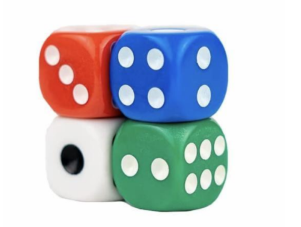
#> input picture image23.png, 301 x 227 px, found by its file name
$ python actividad3.py
#> lines starting #> are read from the running program, lines starting #| are printed output that depends on the picture
import numpy as np
import matplotlib.pyplot as plt

dado = "image23.png"
img = plt.imread(dado)
#> img is the input picture: shape (227, 301, 4) float32; mean R, G, B, A 0.771, 0.792, 0.814, 1


plt.subplot(1,2,1)
plt.imshow(img)
plt.axis('off')
plt.title("original")

inv = 1.0 - img
inv[:, :, 3] = img[:, :, 3]
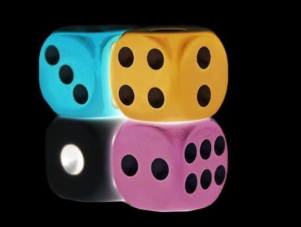
#> inv: shape (227, 301, 4) float32; mean R, G, B, A 0.229, 0.208, 0.186, 1

plt.subplot(1,2,2)
plt.imshow(inv)
plt.axis('off')
plt.title("Imagen invertida")
plt.show()
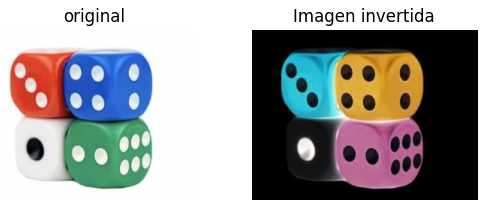
#> figure drawn by matplotlib, 2 panels
